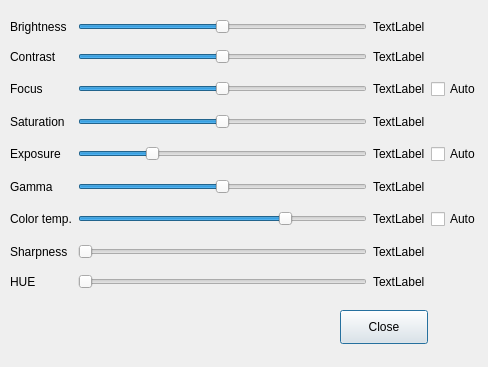
<?xml version="1.0" encoding="UTF-8"?>
<ui version="4.0">
 <class>Dialog</class>
 <widget class="QDialog" name="Dialog">
  <property name="geometry">
   <rect>
    <x>0</x>
    <y>0</y>
    <width>488</width>
    <height>367</height>
   </rect>
  </property>
  <property name="windowTitle">
   <string>Dialog</string>
  </property>
  <property name="windowIcon">
   <iconset>
    <normaloff>../asset/icon.png</normaloff>../asset/icon.png</iconset>
  </property>
  <widget class="QWidget" name="gridLayoutWidget">
   <property name="geometry">
    <rect>
     <x>10</x>
     <y>10</y>
     <width>471</width>
     <height>288</height>
    </rect>
   </property>
   <layout class="QGridLayout" name="gridLayout">
    <item row="8" column="2">
     <widget class="QLabel" name="lbl_hue">
      <property name="text">
       <string>TextLabel</string>
      </property>
     </widget>
    </item>
    <item row="7" column="1">
     <widget class="QSlider" name="slider_sharpness">
      <property name="orientation">
       <enum>Qt::Orientation::Horizontal</enum>
      </property>
     </widget>
    </item>
    <item row="4" column="0">
     <widget class="QLabel" name="label_5">
      <property name="text">
       <string>Exposure</string>
      </property>
     </widget>
    </item>
    <item row="3" column="2">
     <widget class="QLabel" name="lbl_saturation">
      <property name="text">
       <string>TextLabel</string>
      </property>
     </widget>
    </item>
    <item row="8" column="0">
     <widget class="QLabel" name="label_10">
      <property name="text">
       <string>HUE</string>
      </property>
     </widget>
    </item>
    <item row="0" column="1">
     <widget class="QSlider" name="slider_Brightness">
      <property name="minimum">
       <number>-64</number>
      </property>
      <property name="maximum">
       <number>64</number>
      </property>
      <property name="orientation">
       <enum>Qt::Orientation::Horizontal</enum>
      </property>
      <property name="tickPosition">
       <enum>QSlider::TickPosition::NoTicks</enum>
      </property>
     </widget>
    </item>
    <item row="5" column="1">
     <widget class="QSlider" name="slider_Gamma">
      <property name="maximum">
       <number>500</number>
      </property>
      <property name="value">
       <number>250</number>
      </property>
      <property name="orientation">
       <enum>Qt::Orientation::Horizontal</enum>
      </property>
     </widget>
    </item>
    <item row="3" column="1">
     <widget class="QSlider" name="slider_Saturation">
      <property name="maximum">
       <number>100</number>
      </property>
      <property name="value">
       <number>50</number>
      </property>
      <property name="orientation">
       <enum>Qt::Orientation::Horizontal</enum>
      </property>
     </widget>
    </item>
    <item row="2" column="0">
     <widget class="QLabel" name="label_3">
      <property name="text">
       <string>Focus</string>
      </property>
     </widget>
    </item>
    <item row="0" column="2">
     <widget class="QLabel" name="lbl_brightness">
      <property name="text">
       <string>TextLabel</string>
      </property>
     </widget>
    </item>
    <item row="5" column="2">
     <widget class="QLabel" name="lbl_gamma">
      <property name="text">
       <string>TextLabel</string>
      </property>
     </widget>
    </item>
    <item row="4" column="2">
     <widget class="QLabel" name="lbl_exposure">
      <property name="text">
       <string>TextLabel</string>
      </property>
     </widget>
    </item>
    <item row="7" column="0">
     <widget class="QLabel" name="label_9">
      <property name="text">
       <string>Sharpness</string>
      </property>
     </widget>
    </item>
    <item row="1" column="0">
     <widget class="QLabel" name="label_2">
      <property name="text">
       <string>Contrast</string>
      </property>
     </widget>
    </item>
    <item row="6" column="1">
     <widget class="QSlider" name="slider_Colortemp">
      <property name="minimum">
       <number>2800</number>
      </property>
      <property name="maximum">
       <number>6500</number>
      </property>
      <property name="value">
       <number>5500</number>
      </property>
      <property name="orientation">
       <enum>Qt::Orientation::Horizontal</enum>
      </property>
     </widget>
    </item>
    <item row="0" column="0">
     <widget class="QLabel" name="label">
      <property name="text">
       <string>Brightness</string>
      </property>
     </widget>
    </item>
    <item row="6" column="3">
     <widget class="QCheckBox" name="checkBox_Auto_Wbalance">
      <property name="text">
       <string>Auto</string>
      </property>
     </widget>
    </item>
    <item row="6" column="2">
     <widget class="QLabel" name="lbl_color_temp">
      <property name="text">
       <string>TextLabel</string>
      </property>
     </widget>
    </item>
    <item row="7" column="2">
     <widget class="QLabel" name="lbl_sharpness">
      <property name="text">
       <string>TextLabel</string>
      </property>
     </widget>
    </item>
    <item row="4" column="1">
     <widget class="QSlider" name="slider_Exposure">
      <property name="minimum">
       <number>50</number>
      </property>
      <property name="maximum">
       <number>10000</number>
      </property>
      <property name="pageStep">
       <number>100</number>
      </property>
      <property name="sliderPosition">
       <number>2500</number>
      </property>
      <property name="orientation">
       <enum>Qt::Orientation::Horizontal</enum>
      </property>
     </widget>
    </item>
    <item row="8" column="1">
     <widget class="QSlider" name="slider_HUE">
      <property name="orientation">
       <enum>Qt::Orientation::Horizontal</enum>
      </property>
     </widget>
    </item>
    <item row="2" column="1">
     <widget class="QSlider" name="slider_Focus">
      <property name="maximum">
       <number>1023</number>
      </property>
      <property name="value">
       <number>511</number>
      </property>
      <property name="orientation">
       <enum>Qt::Orientation::Horizontal</enum>
      </property>
     </widget>
    </item>
    <item row="2" column="3">
     <widget class="QCheckBox" name="checkBox_Auto_Focus">
      <property name="text">
       <string>Auto</string>
      </property>
     </widget>
    </item>
    <item row="6" column="0">
     <widget class="QLabel" name="label_7">
      <property name="text">
       <string>Color temp.</string>
      </property>
     </widget>
    </item>
    <item row="2" column="2">
     <widget class="QLabel" name="lbl_focus">
      <property name="text">
       <string>TextLabel</string>
      </property>
     </widget>
    </item>
    <item row="4" column="3">
     <widget class="QCheckBox" name="checkBox_Auto_Exposure">
      <property name="text">
       <string>Auto</string>
      </property>
     </widget>
    </item>
    <item row="3" column="0">
     <widget class="QLabel" name="label_4">
      <property name="text">
       <string>Saturation</string>
      </property>
     </widget>
    </item>
    <item row="5" column="0">
     <widget class="QLabel" name="label_6">
      <property name="text">
       <string>Gamma</string>
      </property>
     </widget>
    </item>
    <item row="1" column="1">
     <widget class="QSlider" name="slider_Contrast">
      <property name="maximum">
       <number>100</number>
      </property>
      <property name="sliderPosition">
       <number>50</number>
      </property>
      <property name="orientation">
       <enum>Qt::Orientation::Horizontal</enum>
      </property>
     </widget>
    </item>
    <item row="1" column="2">
     <widget class="QLabel" name="lbl_contrast">
      <property name="text">
       <string>TextLabel</string>
      </property>
     </widget>
    </item>
   </layout>
  </widget>
  <widget class="QPushButton" name="pushButton_close">
   <property name="geometry">
    <rect>
     <x>340</x>
     <y>310</y>
     <width>88</width>
     <height>34</height>
    </rect>
   </property>
   <property name="text">
    <string>Close</string>
   </property>
  </widget>
 </widget>
 <resources/>
 <connections/>
</ui>
